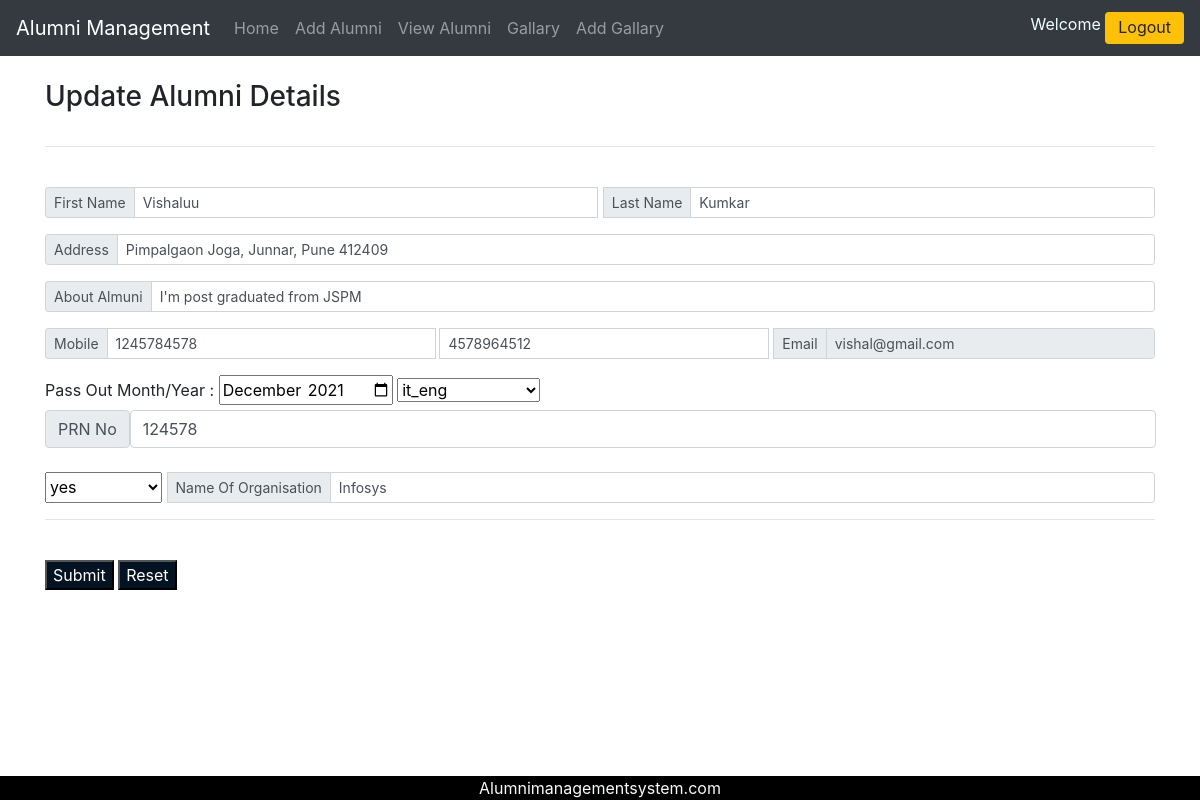
Page /admin_updateprofile/5 on the committed database.
### alumni/models.py (models this page shows, shortened)
class AlumniInfo(models.Model):
    first_name=models.CharField(max_length=20)
    last_name=models.CharField(max_length=20)
    address=models.TextField()
    about_alumni=models.TextField()
    mob1=models.IntegerField()
    mob2=models.IntegerField()
    email=models.TextField()
    passout=models.CharField(max_length=25)
    branch=models.CharField(max_length=25)
    prn_no=models.CharField(max_length=25)
    job_status=models.CharField(max_length=20)
    org_name=models.CharField(max_length=20)

### alumni/views.py (the view, shortened to what this page needs)
# urls.py: path('admin_updateprofile/<int:id>',views.admin_updateprofile,name='admin_updateprofile'),
def admin_updateprofile(request, id):
    c_user = AlumniInfo.objects.get(id=id)
    return render(request,'admin_updateprofile.html',{'c_user':c_user})

### templates/admin_updateprofile.html (shortened to what this page needs)
<!doctype html>
<html lang="en">
  <head>
    <link rel="stylesheet" href="https://stackpath.bootstrapcdn.com/bootstrap/4.2.1/css/bootstrap.min.css">
  </head>
  <body>
<nav class="navbar navbar-expand-lg navbar-dark bg-dark">
  <a class="navbar-brand" href="/adminhome">Alumni Management</a>
  <div class="collapse navbar-collapse" id="navbarNavDropdown">
    <ul class="navbar-nav">
      <li class="nav-item ">
        <a class="nav-link" href="/adminhome">Home </a>
      </li>
      <li class="nav-item ">
        <a class="nav-link" href="/addalumni">Add Alumni</span></a>
      </li>
      <li class="nav-item">
        <a class="nav-link" href="/viewalumni">View Alumni</a>
      </li>
        <li class="nav-item">
                <a class="nav-link" href="/gallary">Gallary</a>
        </li>
        <li class="nav-item">
                <a class="nav-link" href="/addgallary">Add Gallary</a>
        </li>
    </ul>
  </div>
  <div class="d-flex py-3 py-lg-0">
      <label style="color:azure">Welcome {{user.username}} </label> &nbsp;
        <a href="/logout" class="btn bg-warning rounded-2 order-0 varela-round-400 fnt-size-16 login-btn text-btn-login"
           style="line-height:1.0;">
            Logout
        </a>
  </div>
</nav>
<div class="container">
  <form method='post'><br>
    <div><label margin><strong><h3>Update Alumni Details</h3></strong></label> </div>
    <hr >
      <br>
<div class="input-group input-group-sm mb-3">
  <div class="input-group-prepend">
    <span class="input-group-text" id="firstname">First Name</span>
  </div>
  <input type="text" class="form-control" aria-label="firstname" name="first_name" value="{{c_user.first_name}}"
         aria-describedby="inputGroup-sizing-sm" minlength="3" required>
  <div class="input-group-prepend">
    <span class="input-group-text" id="lastname">Last Name</span>
  </div>
  <input type="text" class="form-control" aria-label="lastname" name="last_name" value="{{c_user.last_name}}"
         aria-describedby="inputGroup-sizing-sm" minlength="3" required>
</div>
<div class="input-group input-group-sm mb-3">
  <div class="input-group-prepend">
    <span class="input-group-text" id="address">Address</span>
  </div>
  <input type="text" class="form-control" aria-label="address" name="address" value="{{c_user.address}}"
         aria-describedby="inputGroup-sizing-sm" minlength="5" required>
  </div>
    <div class="input-group input-group-sm mb-3">
  <div class="input-group-prepend">
    <span class="input-group-text" id="alumni_details">About Almuni</span>
  </div>
  <input type="text" class="form-control" aria-label="address"  name="about_alumni"
  value="{{c_user.about_alumni}}"       aria-describedby="inputGroup-sizing-sm" placeholder="Write about Alumni">
  </div>
<div class="input-group input-group-sm mb-3">
  <div class="input-group-prepend">
    <span class="input-group-text" id="mobno">Mobile</span>
  </div>
<input type="text" class="form-control" aria-label="mobno1" name="mob1" value="{{c_user.mob1}}"
       aria-describedby="inputGroup-sizing-sm"
       minlength="10" maxlength="10" placeholder="Mobile No" required> &nbsp;
  <input type="text" class="form-control" aria-label="mobno2" name="mob2" value="{{c_user.mob2}}"
         aria-describedby="inputGroup-sizing-sm"
         minlength="10" maxlength="10" placeholder="Alternate Mobile No" required> &nbsp;
  <div class="input-group-prepend">
    <span class="input-group-text" id="email">Email</span>
  </div>
  <input type="email" class="form-control" aria-label="email" name="email" readonly value="{{c_user.email}}"
         aria-describedby="inputGroup-sizing-sm" required>
</div>
<div>  <label for="passoutyear">Pass Out Month/Year :</label>
  <input type="month" id="passoutyear" name="passout" value="{{c_user.passout}}" required>
  <select class="form-select form-select-sm" aria-label=".form-select-sm example" name="branch">
  <option selected>{{c_user.branch}}</option>
    </select>
  <div class="input-group-prepend">
    <span class="input-group-text" id="prn">PRN No</span>
  <input type="text" class="form-control" aria-label="prn" name="prn_no" value="{{c_user.prn_no}}"
         aria-describedby="inputGroup-sizing-sm"
         minlength="10" maxlength="10"  required>
</div>
  </div>
    <br>
<div class="input-group input-group-sm mb-3">
<select class="form-select form-select-sm" aria-label=".form-select-sm example" name="job_status">
  <option selected>{{c_user.job_status}}</option>
  </select>
  <div class="input-group-prepend">
    <span class="input-group-text" id="orgname">Name Of Organisation</span>
  </div>
  <input type="text" class="form-control" aria-label="orgname" name="org_name" value="{{c_user.org_name}}"
         aria-describedby="inputGroup-sizing-sm" alt="Not Specified">
</div>
    <hr>
 <br>
<div>
  <input type="submit" style="background: #041322;color:white">
  <input type="reset" style="background: #041322;color:white">
</div>
    <br><br>
  </form>
</div>
<footer class="footer">
  <div class="container">
    <span class="text-light"> Alumnimanagementsystem.com </span>
  </div>
</footer>

### templates/admin_updateprofile.html (style rules this page uses)
.footer { position: fixed; left: 0; bottom: 0; width: 100%; background-color: black; color: white; text-align: center; display: block; }

### rows in the picture
AlumniInfo: first_name "Vishaluu", last_name "Kumkar", address "Pimpalgaon Joga, Junnar, Pune 412409", about_alumni "I'm post graduated from JSPM", mob1 "1245784578", mob2 "4578964512", email "vishal@gmail.com", passout "2021-12", branch "it_eng", prn_no "124578", job_status "yes", org_name "Infosys"
